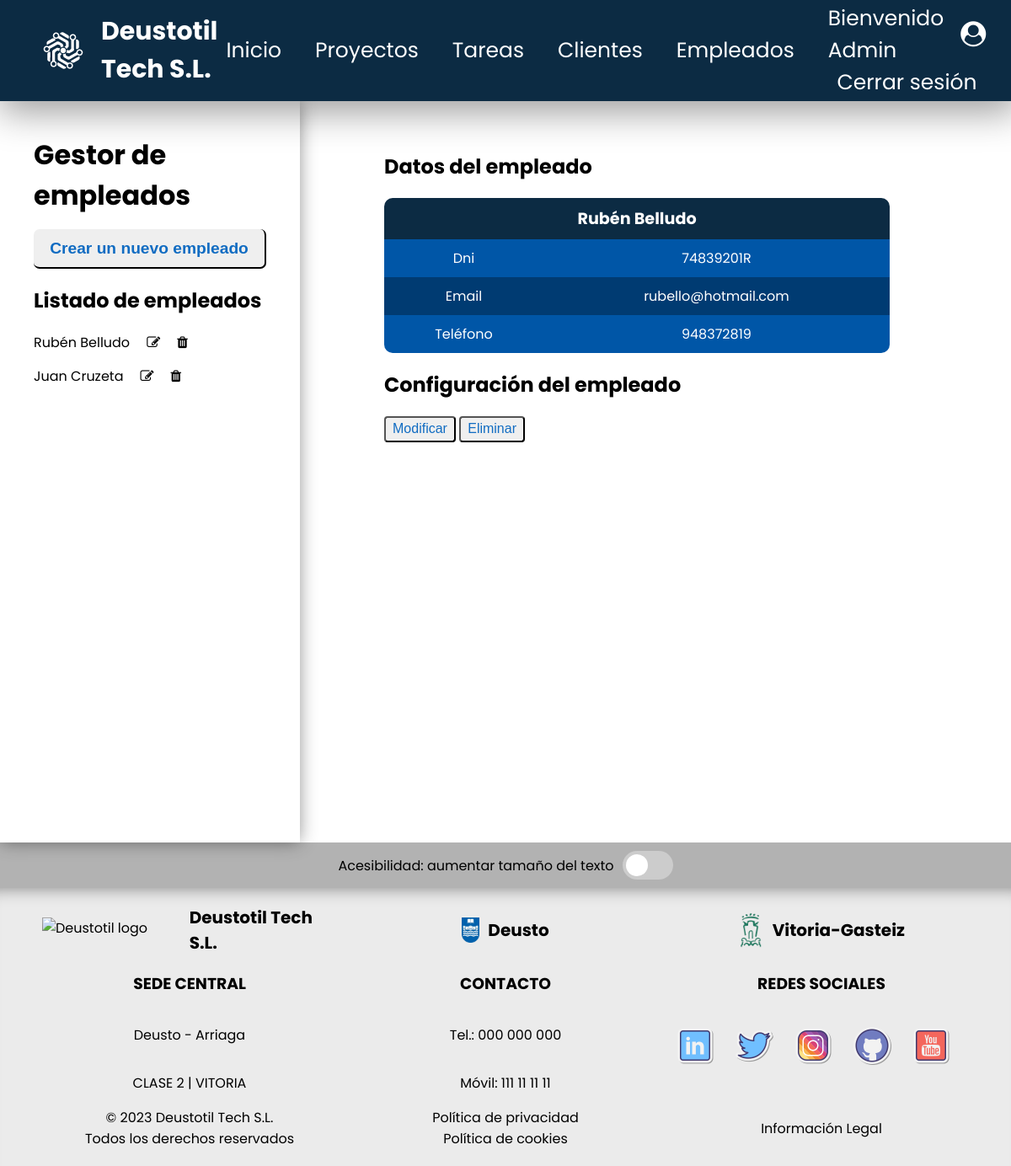
Screenshot of /appProyectos/empleados/1 (signed in) with the database file from the repository.
### appProyectos/models.py (models this page shows, shortened)
class Empleado(models.Model):
    dni = models.CharField(max_length=9)
    nombre = models.CharField(max_length=155)
    apellido = models.CharField(max_length=155)
    email = models.EmailField(max_length=155)
    telefono = models.IntegerField()

### appProyectos/views.py (the view)
# urls.py: path('empleados/<int:pk>', views.EmpleadoDetailView.as_view(), name='empleado'),
class EmpleadoDetailView(LoginRequiredMixin, DetailView):
    model = Empleado
    def get_context_data(self, **kwargs):
        context = super().get_context_data(**kwargs)
        context['empleado_list'] = Empleado.objects.order_by('id')
        return context

### appProyectos/templates/appProyectos/empleado_detail.html (shortened to what this page needs)
{% extends "appProyectos/empleado_list.html" %}
{% block vista %}
    <h2>Datos del empleado</h2>
    {% if empleado %}
        <table>
            <thead>
                <tr>
                    <th colspan="2">{{ empleado.nombre }} {{ empleado.apellido }}</th>
                </tr>
            </thead>
            <tbody>
                <tr>
                    <td>Dni</td>
                    <td>{{ empleado.dni }}</td>
                </tr>
                <tr>
                    <td>Email</td>
                    <td>{{ empleado.email }}</td>
                </tr>
                <tr>
                    <td>Teléfono</td>
                    <td>{{ empleado.telefono }}</td>
                </tr>
            </tbody>
        </table>
        <h2>Configuración del empleado</h2>
        <a href="{% url 'modificar empleado' empleado.id %}" class="button">
            <input class="button-small" type="button" value="Modificar">
        </a>
        <a href="{% url 'borrar empleado' empleado.id %}" class="button">
            <input class="button-small" type="button" value="Eliminar">
        </a>
    {% else %}
        <p>No existe este empleado.</p>
    {% endif %}
{% endblock vista %}

### appProyectos/templates/appProyectos/empleado_list.html (shortened to what this page needs)
{% extends "base.html" %}
{% block contenido %}
<div id="container-main">
    <aside>
        <div>
            <h1>Gestor de empleados</h1>
        </div>
        <div>
            <a href="{% url 'registrar empleado' %}" class="button">
                <input class="button-big" type="button" value="Crear un nuevo empleado">
            </a>
        </div>
        <div>
            <h2>Listado de empleados</h2>
            <nav>
            {% if empleado_list %}
            {% for e in empleado_list %}
            <div>
                <a href="{% url 'empleado' e.id %}">{{ e.nombre }} {{e.apellido}}</a>
                <a href="{% url 'modificar empleado' e.id %}">
                    <i class="fa fa-pencil-square-o" aria-hidden="true"></i>
                </a>
                <a href="{% url 'borrar empleado' e.id %}">
                    <i class="fa fa-trash" aria-hidden="true"></i>
                </a>
            </div>
            {% endfor %}
            {% else %}
            <p>No hay empleados creados.</p>
            {% endif %}
            </nav>
        </div>
    </aside>
    <section>
        {% block vista %}{% endblock vista %}
    </section>
</div>
{% endblock contenido %}

### appProyectos/templates/base.html (shortened to what this page needs)
{% load static %}
<!DOCTYPE html>
<html lang="es">
<head>
    <link rel="stylesheet" href="{% static 'css/styles.css' %}?v=3.1">
    <link rel="stylesheet" href="https://cdnjs.cloudflare.com/ajax/libs/font-awesome/4.7.0/css/font-awesome.min.css">
</head>
<body>
    <header id="header-principal">
        <div>
            <a href="{% url 'index' 0 %}">
                <img src="{% static 'images/logo-white.png' %}" alt="Deustotil logo blue" />
                <span>Deustotil Tech S.L.</span>
            </a>
        </div>
        <nav>
            <ul>
                {% if request.user.is_authenticated %}
                <li>
                    <a href="{% url 'index' 0 %}">Inicio</a>
                </li>
                <li>
                    <a href="{% url 'index proyectos' %}">Proyectos</a>
                </li>
                <li>
                    <a href="{% url 'index tareas' %}">Tareas</a>
                </li>
                <li>
                    <a href="{% url 'index clientes' %}">Clientes</a>
                </li>
                <li>
                    <a href="{% url 'index empleados' %}">Empleados</a>
                </li>
                <div id="header-cuenta">
                <li>
                    <a href="{% url 'user' %}">Bienvenido {{ request.user | title }} <span><i class="fa fa-user-circle" aria-hidden="true"></i></span></a>
                </li>
                <li>
                    <a href="{% url 'logout' %}" class="btn btn-outline">Cerrar sesión</a>
                </li>
                </div>
	            {% endif %}
            </ul>
        </nav>
    </header>
    <main>
        {% block contenido %}
        {% endblock contenido %}
        <div id="accessibility-panel">
            <label for="switch-accessibility">Acesibilidad: aumentar tamaño del texto</label>
            <label class="switch">
                <span class="slider"></span>
            </label>
        </div>
    </main>
    <footer id="footer-principal">
        <div class="container-footer">
            <div class="item1-footer">
                <img src="{% static 'images/logo.png' %}" alt="Deustotil logo white">
                <span>Deustotil Tech S.L.</span>
            </div>
            <div class="item1-footer">
                <img src="{% static 'images/deusto-logo.png' %}" alt="Deusto logo">
                <span>Deusto</span>
            </div>
            <div class="item1-footer">
                <img id="logo-img-footer" src="{% static 'images/vitoria-logo.png' %}" alt="Vitoria-Gasteiz">
                <span >Vitoria-Gasteiz</span>
            </div>
        </div>
        <div class="container-footer">
            <div class="item2-footer">
                <h3>SEDE CENTRAL</h3>
                <p>Deusto - Arriaga</p>
                <p>CLASE 2 | VITORIA</p>
            </div>
            <div class="item2-footer">
                <h3>CONTACTO</h3>
                <a class="link-block" href="tel:000 000 000">
                    <p>Tel.: 000 000 000</p>
                </a>
                <a class="link-block" href="tel:111 111 111">
                    <p>Móvil: 111 11 11 11</p>
                </a>
            </div>
            <div class="item2-footer">
                <h3>REDES SOCIALES</h3>
                <div>
                    <ul>
                        <li>
                            <a href="">
                                <img src="{% static 'images/linkedin-logo.png' %}" alt="logo linkedin">
                            </a>
                        </li>
                        <li>
                            <a href="">
                                <img src="{% static 'images/twitter-logo.png' %}" alt="logo twitter">
                            </a>
                        </li>
                        <li>
                            <a href="">
                                <img src="{% static 'images/instagram-logo.png' %}" alt="logo instagram">
                            </a>
                        </li>
                        <li>
                            <a href="https://github.com/MauricioTS15/proyectoColaborativo">
                                <img src="{% static 'images/github-logo.png' %}" alt="logo github">
                            </a>
                        </li>
                        <li>
                            <a href="">
                                <img src="{% static 'images/youtube-logo.png' %}" alt="logo youtube">
                            </a>
                        </li>
                    </ul>
                </div>
            </div>
        </div>
        <div class="container-footer">
            <div class="item3-footer">
                <span>© 2023 Deustotil Tech S.L.</span>
                <span>Todos los derechos reservados</span>
            </div>
            <div class="item3-footer">
                <a class="link-block" href="">
                    <span>Política de privacidad</span>
                </a>
                <a class="link-block" href="">
                    <span>Política de cookies</span>
                </a>
            </div>
            <div class="item3-footer">
                <a class="link-block" href="">
                    <span>Información Legal</span>
                </a>
            </div>
        </div>
    </footer>
</body>
</html>

### appProyectos/static/css/styles.css (style rules this page uses)
#header-principal { position: fixed; background-color: #0C2B43; display: flex; width: 100%; justify-content: space-between; height: 120px; align-items: center; box-shadow: 4px 7px 45px 5px rgba(0, 0, 0, 0.4); }
#header-principal div { display: flex; align-items: center; }
#header-principal div a { display: flex; align-items: center; text-decoration: none; }
#header-principal div a img { display: flex; align-items: center; margin-left: 50px; height: 50px; }
#header-principal div a span { font-size: 30px; color: white; font-weight: bold; margin-left: 20px; }
#header-principal nav { font-size: 25px; cursor: pointer; margin-right: 50px; }
#header-principal nav ul { display: flex; list-style: none; align-items: center; }
#header-principal nav ul li { margin: 0 20px; }
#header-principal nav ul li a { color: white; text-decoration: none; }
#header-cuenta { display: flex; flex-direction: column; }
#footer-principal { background-color: rgb(235, 235, 235); margin: 0; width: 100%; box-shadow: 0 20px 20px -20px rgba(0, 0, 0, 0.45) inset; padding-top: 20px; padding-bottom: 20px; }
.container-footer { display: flex; justify-content: space-between; margin-left: 50px; margin-right: 50px; }
.item1-footer { display: flex; align-items: center; justify-content: center; width: 350px; }
.item1-footer img { height: 30px; }
.item1-footer span { font-size: 20px; font-weight: bold; margin-left: 10px; }
#logo-img-footer { height: 60px; }
.item2-footer { display: flex; flex-direction: column; align-items: center; width: 350px; }
.item2-footer ul { display: flex; padding-left: 0; }
.item2-footer ul li { display: flex; margin-right: 20px; }
.item2-footer ul li img { width: 50px; transition: transform .1s; }
.item3-footer { display: flex; width: 350px; flex-direction: column; justify-content: center; align-items: center; }
.link-block { text-decoration: none; color: black; }
body { font-family: 'Poppins', sans-serif; margin: 0 auto; }
main { padding-top: 120px; }
img { max-width: 100%; }
h1 { margin: 0 auto; }
.button { text-decoration: none; }
.button-big { border-radius: 7px; border-top: none; border-left: none; padding: 0.6em 1em; font-size: larger; font-weight: bold; color: rgb(17, 108, 194); transition: transform .1s; }
.button-small { border-radius: 4px; padding: 0.3em 0.5em; font-size: medium; color: rgb(17, 108, 194); transition: transform .1s; }
#container-main { display: flex; }
#container-main aside { padding: 40px; width: 28%; height: 100vh; box-shadow: 0px 0px 20px -1px rgba(0, 0, 0, 0.45); }
#container-main aside h1 { font-size: 2em; margin-bottom: 0.5em; }
#container-main aside nav div { display: flex; flex-direction: row; }
#container-main aside nav div a { display: flex; text-decoration: none; color: black; margin-bottom: 15px; margin-right: 10px; }
#container-main aside nav div i { display: flex; align-items: center; margin-left: 10px; background-color: white; }
#container-main section { padding: 40px 100px; width: 70%; }
#accessibility-panel { background-color: rgb(178 178 178); padding: 10px; display: flex; justify-content: center; align-items: center; gap: 10px; }
.switch { position: relative; display: inline-block; width: 60px; height: 34px; }
.slider { position: absolute; cursor: pointer; top: 0; left: 0; right: 0; bottom: 0; background-color: #ccc; -webkit-transition: .4s; transition: .4s; border-radius: 34px; }
.slider:before { position: absolute; content: ""; height: 26px; width: 26px; left: 4px; bottom: 4px; background-color: white; -webkit-transition: .4s; transition: .4s; border-radius: 50%; }
table { color: white; text-align: center; border-collapse: collapse; border-radius: 10px; overflow: hidden; margin-bottom: 10px; width: 50vw; }
table td, th { padding: 10px; }
table thead { background-color: rgb(12, 43, 67); font-size: larger; }
table tbody tr:nth-child(odd) { background-color: rgb(0, 86, 167); }
table tbody tr:nth-child(even) { background-color: rgb(0, 59, 114); }

### rows the page displays
Empleado: nombre "Rubén", apellido "Belludo", dni "74839201R", email "rubello@hotmail.com", telefono "948372819"
Empleado: nombre "Juan", apellido "Cruzeta"

### other values shown
{{ request.user | title }} "Admin"
